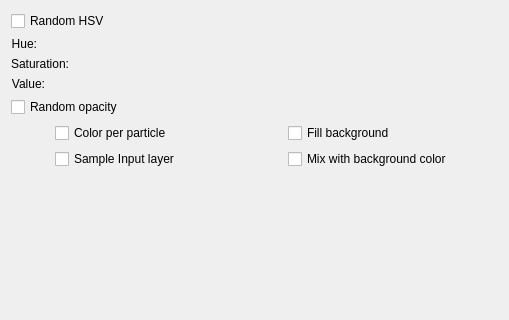
<?xml version="1.0" encoding="UTF-8"?>
<ui version="4.0">
 <class>WdgColorOptions</class>
 <widget class="QWidget" name="WdgColorOptions">
  <property name="geometry">
   <rect>
    <x>0</x>
    <y>0</y>
    <width>509</width>
    <height>320</height>
   </rect>
  </property>
  <property name="sizePolicy">
   <sizepolicy hsizetype="Preferred" vsizetype="Preferred">
    <horstretch>255</horstretch>
    <verstretch>255</verstretch>
   </sizepolicy>
  </property>
  <property name="minimumSize">
   <size>
    <width>460</width>
    <height>320</height>
   </size>
  </property>
  <layout class="QVBoxLayout" name="verticalLayout">
   <item>
    <widget class="QCheckBox" name="randomHSVCHBox">
     <property name="text">
      <string>Random HSV</string>
     </property>
    </widget>
   </item>
   <item>
    <layout class="QFormLayout" name="formLayout">
     <item row="0" column="0">
      <widget class="QLabel" name="label">
       <property name="text">
        <string>Hue:</string>
       </property>
       <property name="alignment">
        <set>Qt::AlignRight|Qt::AlignTrailing|Qt::AlignVCenter</set>
       </property>
      </widget>
     </item>
     <item row="0" column="1">
      <widget class="KisSliderSpinBox" name="hueSlider">
       <property name="sizePolicy">
        <sizepolicy hsizetype="MinimumExpanding" vsizetype="Preferred">
         <horstretch>10</horstretch>
         <verstretch>0</verstretch>
        </sizepolicy>
       </property>
      </widget>
     </item>
     <item row="1" column="0">
      <widget class="QLabel" name="label_2">
       <property name="text">
        <string>Saturation:</string>
       </property>
       <property name="alignment">
        <set>Qt::AlignRight|Qt::AlignTrailing|Qt::AlignVCenter</set>
       </property>
      </widget>
     </item>
     <item row="1" column="1">
      <widget class="KisSliderSpinBox" name="saturationSlider">
       <property name="sizePolicy">
        <sizepolicy hsizetype="MinimumExpanding" vsizetype="Preferred">
         <horstretch>10</horstretch>
         <verstretch>0</verstretch>
        </sizepolicy>
       </property>
      </widget>
     </item>
     <item row="2" column="0">
      <widget class="QLabel" name="label_3">
       <property name="text">
        <string>Value:</string>
       </property>
       <property name="alignment">
        <set>Qt::AlignRight|Qt::AlignTrailing|Qt::AlignVCenter</set>
       </property>
      </widget>
     </item>
     <item row="2" column="1">
      <widget class="KisSliderSpinBox" name="valueSlider">
       <property name="sizePolicy">
        <sizepolicy hsizetype="MinimumExpanding" vsizetype="Preferred">
         <horstretch>10</horstretch>
         <verstretch>0</verstretch>
        </sizepolicy>
       </property>
      </widget>
     </item>
    </layout>
   </item>
   <item>
    <widget class="QCheckBox" name="randomOpacityCHBox">
     <property name="text">
      <string>Random opacity</string>
     </property>
    </widget>
   </item>
   <item>
    <layout class="QGridLayout" name="chboxGridLayout">
     <property name="sizeConstraint">
      <enum>QLayout::SetMinimumSize</enum>
     </property>
     <item row="0" column="0">
      <widget class="QCheckBox" name="colorPerParticleCHBox">
       <property name="sizePolicy">
        <sizepolicy hsizetype="Fixed" vsizetype="Fixed">
         <horstretch>0</horstretch>
         <verstretch>0</verstretch>
        </sizepolicy>
       </property>
       <property name="text">
        <string>Color per particle</string>
       </property>
      </widget>
     </item>
     <item row="0" column="1">
      <spacer name="horizontalSpacer">
       <property name="orientation">
        <enum>Qt::Horizontal</enum>
       </property>
       <property name="sizeType">
        <enum>QSizePolicy::Fixed</enum>
       </property>
       <property name="sizeHint" stdset="0">
        <size>
         <width>58</width>
         <height>20</height>
        </size>
       </property>
      </spacer>
     </item>
     <item row="0" column="2">
      <widget class="QCheckBox" name="fillBackgroundCHBox">
       <property name="sizePolicy">
        <sizepolicy hsizetype="Fixed" vsizetype="Fixed">
         <horstretch>0</horstretch>
         <verstretch>0</verstretch>
        </sizepolicy>
       </property>
       <property name="toolTip">
        <string>If checked, grid brush fill every particle's background with background color. The background of particle is rectangle of grid width and height and by default it is transparent.</string>
       </property>
       <property name="text">
        <string>Fill background</string>
       </property>
      </widget>
     </item>
     <item row="1" column="0">
      <widget class="QCheckBox" name="sampleInputCHBox">
       <property name="sizePolicy">
        <sizepolicy hsizetype="Fixed" vsizetype="Fixed">
         <horstretch>0</horstretch>
         <verstretch>0</verstretch>
        </sizepolicy>
       </property>
       <property name="text">
        <string>Sample Input layer</string>
       </property>
      </widget>
     </item>
     <item row="1" column="2">
      <widget class="QCheckBox" name="mixBgColorCHBox">
       <property name="sizePolicy">
        <sizepolicy hsizetype="Fixed" vsizetype="Fixed">
         <horstretch>0</horstretch>
         <verstretch>0</verstretch>
        </sizepolicy>
       </property>
       <property name="text">
        <string>Mix with background color</string>
       </property>
      </widget>
     </item>
     <item row="1" column="1">
      <spacer name="horizontalSpacer_2">
       <property name="orientation">
        <enum>Qt::Horizontal</enum>
       </property>
       <property name="sizeType">
        <enum>QSizePolicy::Fixed</enum>
       </property>
       <property name="sizeHint" stdset="0">
        <size>
         <width>58</width>
         <height>20</height>
        </size>
       </property>
      </spacer>
     </item>
    </layout>
   </item>
   <item>
    <spacer name="verticalSpacer">
     <property name="orientation">
      <enum>Qt::Vertical</enum>
     </property>
     <property name="sizeHint" stdset="0">
      <size>
       <width>20</width>
       <height>114</height>
      </size>
     </property>
    </spacer>
   </item>
  </layout>
 </widget>
 <customwidgets>
  <customwidget>
   <class>KisSliderSpinBox</class>
   <extends>QWidget</extends>
   <header>kis_slider_spin_box.h</header>
   <container>1</container>
  </customwidget>
 </customwidgets>
 <resources/>
 <connections/>
</ui>
